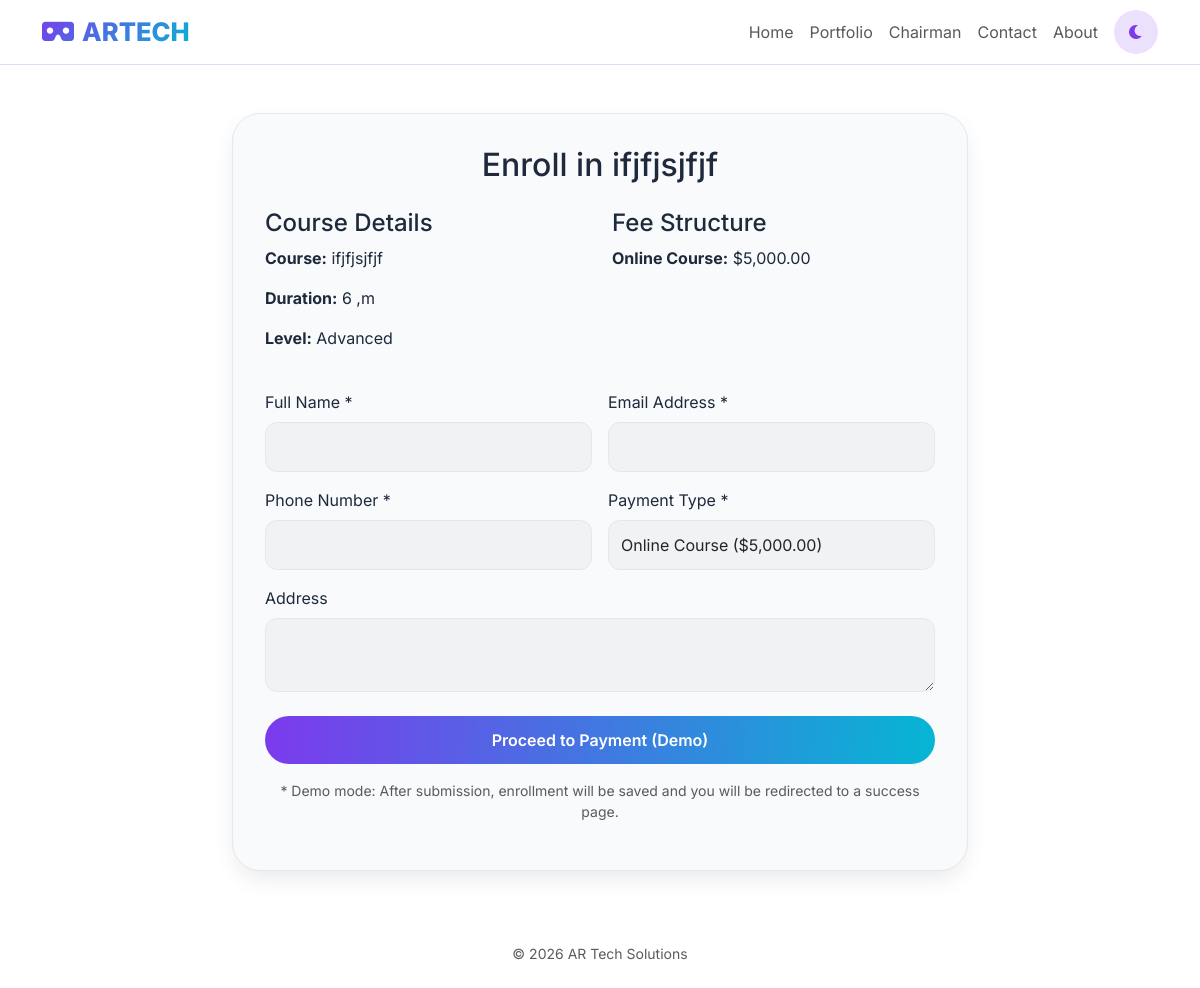
The page /enroll.php?course_id=7 on the database as committed earlier.
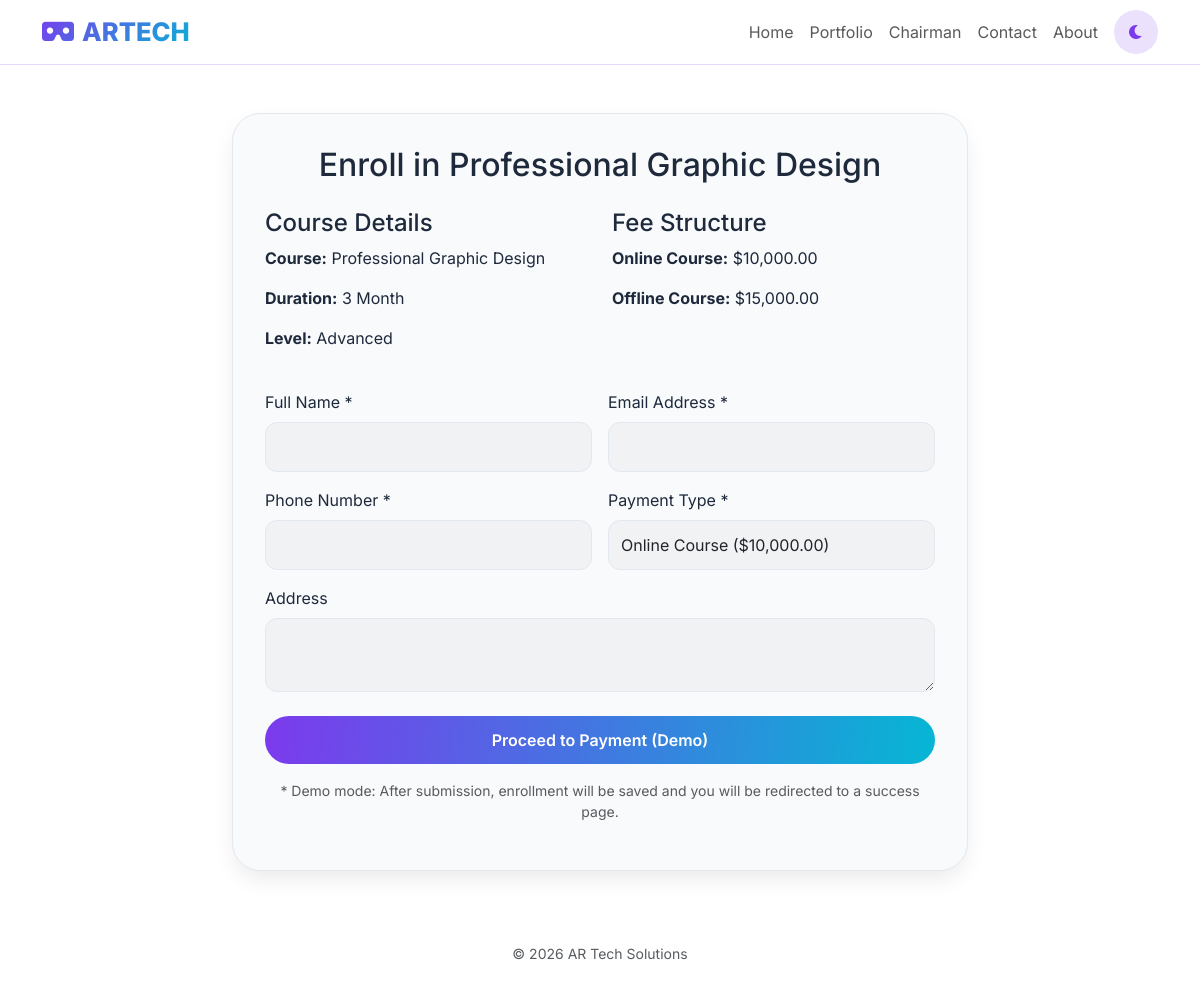
The same page on the database as committed later.
### tables this page shows
CREATE TABLE `courses` (
  `id` int(11) NOT NULL,
  `title` varchar(255) NOT NULL,
  `description` text DEFAULT NULL,
  `short_description` text DEFAULT NULL,
  `icon_class` varchar(100) DEFAULT 'fas fa-cube',
  `link_url` varchar(255) DEFAULT '#',
  `image_url` varchar(500) DEFAULT NULL,
  `duration` varchar(50) DEFAULT NULL,
  `total_classes` int(11) DEFAULT 0,
  `total_projects` int(11) DEFAULT 0,
  `instructor_name` varchar(255) DEFAULT NULL,
  `instructor_bio` text DEFAULT NULL,
  `instructor_image` varchar(500) DEFAULT NULL,
  `curriculum` longtext DEFAULT NULL CHECK (json_valid(`curriculum`)),
  `career_outcomes` text DEFAULT NULL,
  `prerequisites` text DEFAULT NULL,
  `software_learned` text DEFAULT NULL,
  `is_popular` tinyint(4) DEFAULT 0,
  `level` varchar(50) DEFAULT NULL,
  `price` decimal(10,2) NOT NULL DEFAULT 0.00,
  `price_offline` decimal(10,2) DEFAULT 0.00,
  `enrolled_students` int(11) NOT NULL DEFAULT 0,
  `status` tinyint(1) NOT NULL DEFAULT 1,
  `order_position` int(11) DEFAULT 0,
  `created_at` timestamp NOT NULL DEFAULT current_timestamp()
);

### enroll.php (the view, shortened to what this page needs)
<?php
require_once 'config.php';
$course_id = isset($_GET['course_id']) ? intval($_GET['course_id']) : 0;
$stmt = $pdo->prepare("SELECT * FROM courses WHERE id = ? AND status = 1");
$stmt->execute([$course_id]);
$course = $stmt->fetch();
?>
<!DOCTYPE html>
<html lang="en">
<head>
    <link href="https://cdn.jsdelivr.net/npm/bootstrap@5.3.0-alpha1/dist/css/bootstrap.min.css" rel="stylesheet">
    <link rel="stylesheet" href="https://cdnjs.cloudflare.com/ajax/libs/font-awesome/6.0.0-beta3/css/all.min.css">
</head>
<body>
<nav class="navbar navbar-expand-lg glass-nav">
    <div class="container">
        <a class="navbar-brand" href="index.php"><i class="fas fa-vr-cardboard me-2"></i>ARTECH</a>
        <div class="collapse navbar-collapse" id="navbarNav">
            <ul class="navbar-nav ms-auto">
                <li class="nav-item"><a class="nav-link" href="index.php">Home</a></li>
                <li class="nav-item"><a class="nav-link" href="portfolio.php">Portfolio</a></li>
                <li class="nav-item"><a class="nav-link" href="chairman-speech.php">Chairman</a></li>
                <li class="nav-item"><a class="nav-link" href="contact.php">Contact</a></li>
                <li class="nav-item"><a class="nav-link" href="about.php">About</a></li>
            </ul>
            <button id="darkModeToggle" class="dark-toggle ms-2"><i class="fas fa-moon"></i></button>
        </div>
    </div>
</nav>
<main class="container py-5">
    <div class="row justify-content-center">
        <div class="col-lg-8">
            <div class="glass-card">
                <h2 class="text-center mb-4">Enroll in <?php echo htmlspecialchars($course['title']); ?></h2>
                <div class="row mb-4">
                    <div class="col-md-6">
                        <h4>Course Details</h4>
                        <p><strong>Course:</strong> <?php echo htmlspecialchars($course['title']); ?></p>
                        <p><strong>Duration:</strong> <?php echo htmlspecialchars($course['duration']); ?></p>
                        <p><strong>Level:</strong> <?php echo htmlspecialchars($course['level']); ?></p>
                    </div>
                    <div class="col-md-6">
                        <h4>Fee Structure</h4>
                        <p><strong>Online Course:</strong> $<?php echo number_format($course['price'], 2); ?></p>
                        <?php if($course['price_offline'] > 0): ?>
                        <p><strong>Offline Course:</strong> $<?php echo number_format($course['price_offline'], 2); ?></p>
                        <?php endif; ?>
                    </div>
                </div>
                <form method="POST">
                    <div class="row g-3">
                        <div class="col-md-6">
                            <label class="form-label">Full Name *</label>
                            <input type="text" name="name" class="form-control" required>
                        </div>
                        <div class="col-md-6">
                            <label class="form-label">Email Address *</label>
                            <input type="email" name="email" class="form-control" required>
                        </div>
                        <div class="col-md-6">
                            <label class="form-label">Phone Number *</label>
                            <input type="tel" name="phone" class="form-control" required>
                        </div>
                        <div class="col-md-6">
                            <label class="form-label">Payment Type *</label>
                            <select name="payment_type" class="form-select" required>
                                <option value="online">Online Course ($<?php echo number_format($course['price'], 2); ?>)</option>
                            </select>
                        </div>
                        <div class="col-12">
                            <label class="form-label">Address</label>
                            <textarea name="address" class="form-control" rows="2"></textarea>
                        </div>
                    </div>
                    <div class="mt-4">
                        <button type="submit" class="btn btn-primary-custom w-100">Proceed to Payment (Demo)</button>
                    </div>
                </form>
                <p class="text-muted mt-3 small text-center">* Demo mode: After submission, enrollment will be saved and you will be redirected to a success page.</p>
            </div>
        </div>
    </div>
</main>
<footer class="text-center py-4 text-muted small">© <?php echo date('Y'); ?> AR Tech Solutions</footer>
</body>
</html>

Rows that differ between the two databases and show on the page:
changed courses "Advanced": title "ifjfjsjfjf" → "Professional Graphic Design"; duration "6 ,m" → "3 Month"; price "5,000.00" → "10,000.00"; price_offline (not shown) → "15,000.00"
Other text that changed with them:
form field payment_type: "Online Course ($5,000.00)" → "Online Course ($10,000.00)"
text now shown: "Offline Course: $"
